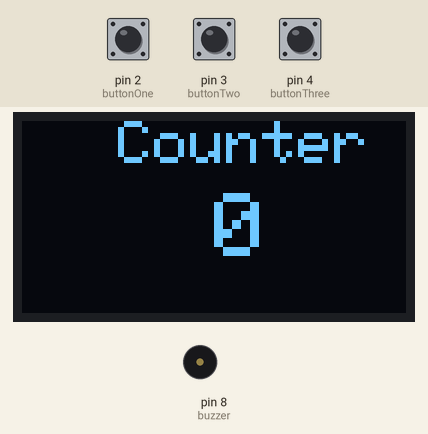
Simulated run of this sketch. Board: Arduino Uno, built with avr-gcc and run on an emulated ATmega328P. On the bench: 128×64 one-colour display, buzzer (waves = sounding). Inputs (shaded band) come from the test bench; at power-on: pin 2 (buttonOne) LOW, pin 3 (buttonTwo) LOW, pin 4 (buttonThree) LOW.

Above: at 1.2 s.
1.3 s: pin 2 (buttonOne) pulled HIGH for 0.15 s
At 2.2 s:
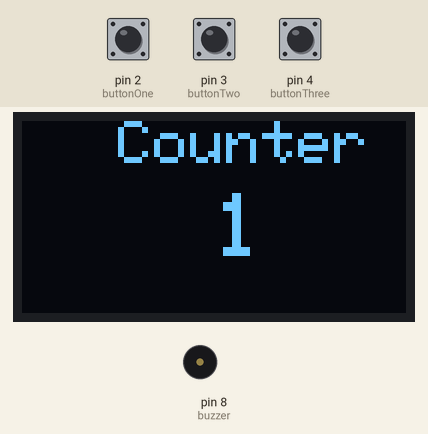
2.9 s: pin 2 (buttonOne) pulled HIGH for 1 s
At 4.7 s:
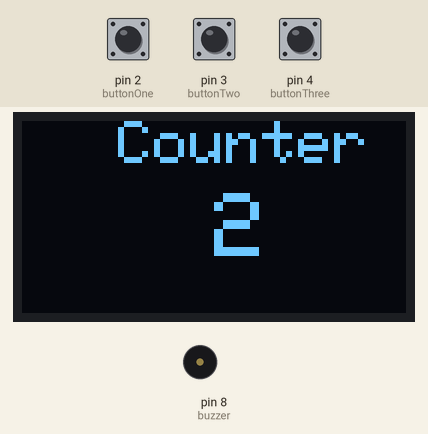
5.4 s: pin 3 (buttonTwo) pulled HIGH for 0.15 s
At 6.5 s:
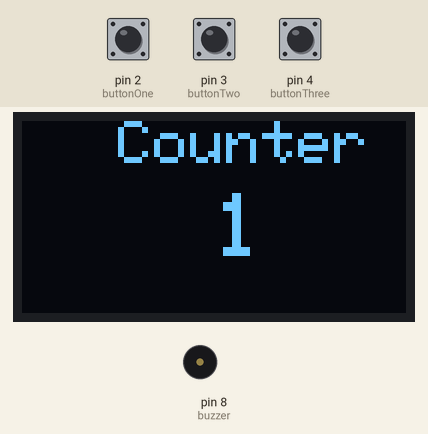
Timing chart, 0 to 8.4 s (numbered marks = the images above; inputs shaded):
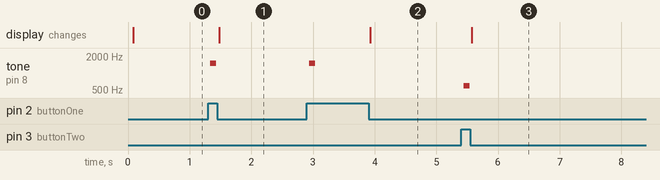

Measured:
- after the input at 1.3 s, tone on pin 8 (buzzer): silent → 1500 Hz at once, → silent 0.10 s later; the display: changes after 0.18 s (image 1)
- after the input at 2.9 s, tone on pin 8 (buzzer): silent → 1500 Hz at once, → silent 0.10 s later; the display: changes after 1.0 s (image 2)
- after the input at 5.4 s, tone on pin 8 (buzzer): silent → 600 Hz after 0.05 s, → silent 0.10 s later; the display: changes after 0.18 s (image 3)

The sketch:

counter.ino
```cpp
#include <SPI.h>
#include <Wire.h>
#include <Adafruit_GFX.h>
#include <Adafruit_SSD1306.h>

#define SCREEN_WIDTH 128 // OLED display width, in pixels
#define SCREEN_HEIGHT 64 // OLED display height, in pixels

#define OLED_RESET     -1
#define SCREEN_ADDRESS 0x3C // IC2 address, this can be found using code online.
Adafruit_SSD1306 display(SCREEN_WIDTH, SCREEN_HEIGHT, &Wire, OLED_RESET);


#define buttonOne 2
#define buttonTwo 3
#define buttonThree 4
#define buzzer 8

  int count = 0;
  int buttonStateOne = 0;
  int buttonStateTwo = 0;
  int buttonStateThree = 0;


void setup() {
  Serial.begin(9600);

  if(!display.begin(SSD1306_SWITCHCAPVCC, SCREEN_ADDRESS)) {
  Serial.println(F("SSD1306 allocation failed"));
  for(;;);
 }

  display.clearDisplay();

  display.setTextSize(2);
  display.setTextColor(WHITE);
  display.setCursor(32,0);
  display.println("Counter");
  display.display();

  pinMode(buttonOne, INPUT);
  pinMode(buttonTwo, INPUT);
  pinMode(buttonThree, INPUT);
  pinMode(buzzer, OUTPUT);


}

void loop() {
  buttonStateOne = digitalRead(buttonOne);
  buttonStateTwo = digitalRead(buttonTwo);
  buttonStateThree = digitalRead(buttonThree);

  display.fillRect(0, 20, 128, 30, BLACK);
  display.setTextSize(3);
  display.setCursor(64,24);
  display.print(count);
  display.display();


  if (buttonStateOne == HIGH) {
    count++;
    tone (buzzer, 1500,100);
    while(digitalRead(buttonOne) == HIGH);
  }

  if (buttonStateTwo == HIGH) {
    count--;
    tone (buzzer, 300,100);
    tone (buzzer, 600,100);
    while(digitalRead(buttonTwo) == HIGH);
  }


 if (buttonStateThree == HIGH) {
    count = 0;
    for (int t = 500;t > 100; t -= 50) {
      tone(buzzer, 1500,100);
      delay(20);
      tone(buzzer, 300,100);
      delay(20);
    }
    while(digitalRead(buttonThree) == HIGH);

  }

}
```
